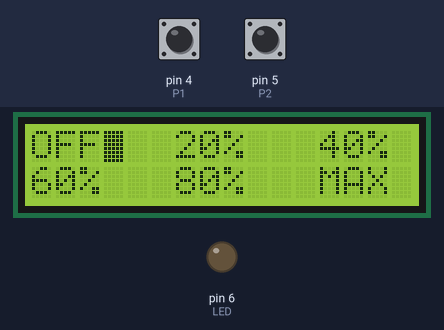
A sketch run on a simulated Arduino Uno, built with avr-gcc and run on an emulated ATmega328P. On the bench: 16×2 character LCD, output pins drawn as LEDs (lit = HIGH). Inputs (shaded band) come from the test bench; at power-on: pin 4 (P1) HIGH, pin 5 (P2) HIGH.

Above: at 1.2 s.
1.3 s: pin 4 (P1) pulled LOW for 1 s
At 2.8 s:
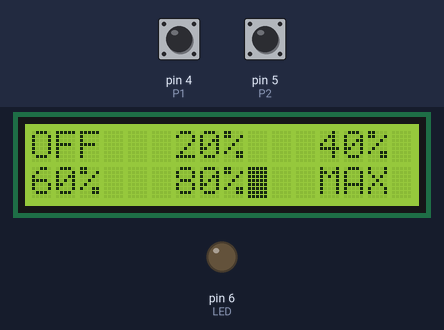
3.8 s: pin 5 (P2) pulled LOW for 0.15 s
At 4.6 s:
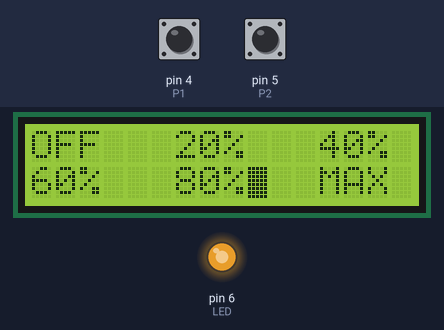
5.4 s: pin 4 (P1) pulled LOW for 0.15 s
At 5.8 s:
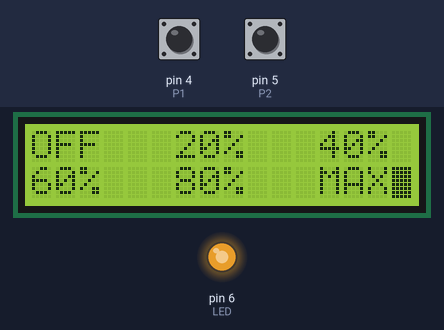
7.0 s: pin 5 (P2) pulled LOW for 1 s
At 8.2 s:
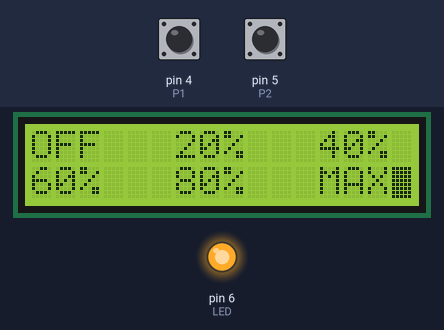
Timing chart, 0 to 10.0 s (numbered marks = the images above; inputs shaded):
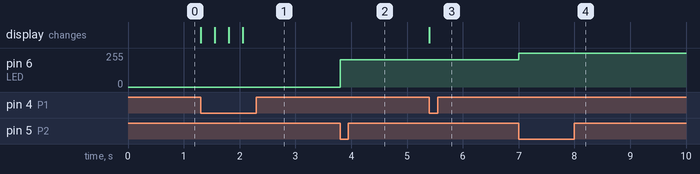

The sketch:

control_led.ino
```cpp
#include <Wire.h>
#include <LiquidCrystal_I2C.h>
#define P1 4
#define P2 5
#define LED 6
LiquidCrystal_I2C lcd (0x3F, 16, 2);
int porcentaje, brillo;

void setup() {
 pinMode (P1, INPUT_PULLUP);
 pinMode (P2, INPUT_PULLUP);
 pinMode (LED, OUTPUT);
 lcd.init();
 lcd.backlight();
 lcd.blink();
 lcd.home();
 lcd.print ("OFF");
 lcd.setCursor (6, 0);
 lcd.print ("20%");
 lcd.setCursor (12, 0);
 lcd.print ("40%");
 lcd.setCursor (0, 1);
 lcd.print ("60%");
 lcd.setCursor (6, 1);
 lcd.print ("80%");
 lcd.setCursor (12, 1);
 lcd.print ("MAX");
 lcd.setCursor (3, 0);
}

void loop() {
 brillo = map (porcentaje, 0, 100, 0, 255);

 if (porcentaje==0 && digitalRead(P1)==LOW) {
  lcd.setCursor (9, 0);
  porcentaje = 20;
  delay(250);
 }

 if (porcentaje==20 && digitalRead(P1)==LOW){
  lcd.setCursor (15, 0);
  porcentaje = 40;
  delay(250);
 }
 if (porcentaje==40 && digitalRead(P1)==LOW){
  lcd.setCursor (3, 1);
  porcentaje = 60;
  delay(250);
 }
 if (porcentaje==60 && digitalRead(P1)==LOW){
  lcd.setCursor (9, 1);
  porcentaje = 80;
  delay(250);
 }
 if (porcentaje==80 && digitalRead(P1)==LOW){
  lcd.setCursor (15, 1);
  porcentaje = 100;
  delay(250);
 }
 if (porcentaje==100 && digitalRead(P1)==LOW){
  lcd.setCursor (3, 0);
  porcentaje = 0;
  delay(250);
 }

 if (digitalRead(P2)==LOW){
  analogWrite (LED, brillo);
  delay(250);
 }

}
```

Measured:
- after the input at 1.3 s, the display: first changes at once (image 1 shows a later state)
- after the input at 3.8 s, pin 6 (LED): 0/255 → 204/255 at once
- after the input at 5.4 s, the display: changes at once (image 3)
- after the input at 7.0 s, pin 6 (LED): 204/255 → 255/255 at once
